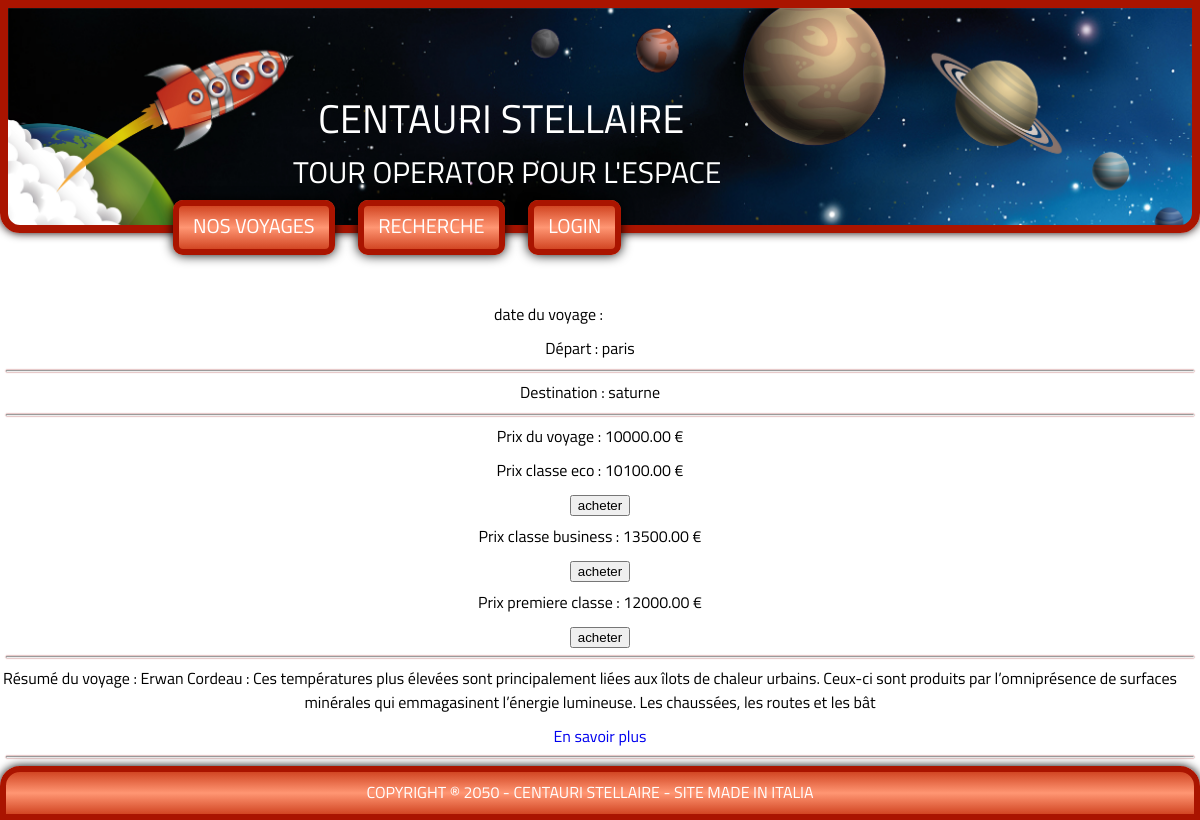
Page /index.php?page=tarif&id=6 on the committed database.
### tables this page shows
CREATE TABLE IF NOT EXISTS `voyage` (
  `id` int(10) unsigned NOT NULL AUTO_INCREMENT,
  `destination` varchar(255) NOT NULL,
  `depart` varchar(255) NOT NULL,
  `nom` varchar(127) NOT NULL,
  `resume` varchar(255) NOT NULL,
  `date` date NOT NULL,
  `prix` int(10) unsigned NOT NULL,
  `classe_eco` int(6) unsigned NOT NULL,
  `classe_business` int(6) unsigned NOT NULL,
  `premiere_classe` int(6) unsigned NOT NULL,
  `url` varchar(255) NOT NULL,
  PRIMARY KEY (`id`)
);

### views/content.phtml (called while the page is built)
<?php require 'apps/'.$page.'.php'; ?>

### apps/content.php (called while the page is built)
<?php require 'views/content.phtml';?>

### apps/skel.php (called while the page is built)
<?php require 'views/skel.phtml'; ?>

### index.php (called while the page is built, shortened)
<?php
	require 'apps/skel.php';
?>

### views/tarif.phtml (the view, shortened to what this page needs)
<form method="post" action="index.php?page=pdf">
<h1 style="color:#000;"><?=htmlentities($voyage['nom'])?></h1>
<p class="lead">
    date du voyage : <a href="#"><?=htmlentities($voyage['date'])?></a>
</p>
<p>Départ : <span class="glyphicon glyphicon-qrcode"></span><?=htmlentities($voyage['depart'])?></p>
<hr>
<p>Destination : <span class="glyphicon glyphicon-time"></span><?=htmlentities($voyage['destination'])?></p>
<hr>
<p>Prix du voyage : <?=htmlentities($voyage['prix']) . ".00 €" ?></p>
	<p>Prix classe eco : <?=htmlentities($voyage["classe_eco"]). ".00 €"?></p>
	<button type="submit">acheter</button>
	<p>Prix classe business : <?=htmlentities($voyage["classe_business"]). ".00 €"?></p>
	<button type="submit">acheter</button>
	<p>Prix premiere classe : <?=htmlentities($voyage["premiere_classe"]). ".00 €"?></p>
	<button type="submit" name="premiere_classe" value="1">acheter</button>
<hr>
<p>Résumé du voyage : <?=htmlentities($voyage['resume'])?></p>
<a class="btn btn-primary" href="index.php?page=article&id=<?=htmlentities($voyage["destination"])?>">En savoir plus</a>
<hr>
</form>

### public/styles/style.css (style rules this page uses)
body { font-family: "Titillium Web", Arial, helvetica, sans-serif, serif; margin: 0; text-align: center; background: black; background-repeat:no-repeat; -webkit-background-size: cover; -moz-background-size: cover; -o-background-size: cover; background-size: cover; background-position: center; }
* { box-sizing: border-box; }
h1, h2 { text-align: left; margin:0; font-style: ; }
h1 { font-weight: normal; font-size: 40px; color: #fff !important; margin-left: 25px; }
p { margin: 8px 20px 10px 0px; }
a { text-decoration: none; }
hr { color:rgb(250,100,100); width: 99%; box-shadow: 0px 0px 0.1em rgb(140,0,0); }
p a { font-size: 15px; font-weight: bolder; color: white; text-decoration: none; }

### rows in the picture
voyage: depart "paris", destination "saturne", prix "10000", resume "Erwan Cordeau : Ces températures plus élevées sont principalement liées aux îlots de chaleur urbains. Ceux-ci sont produits par l’omniprésence de surfaces minérales qui emmagasinent l’énergie lumineuse. Les chaussées, les routes et les bât"

### other values in the picture
$voyage["classe_eco"] "10100"
$voyage["classe_business"] "13500"
$voyage["premiere_classe"] "12000"
